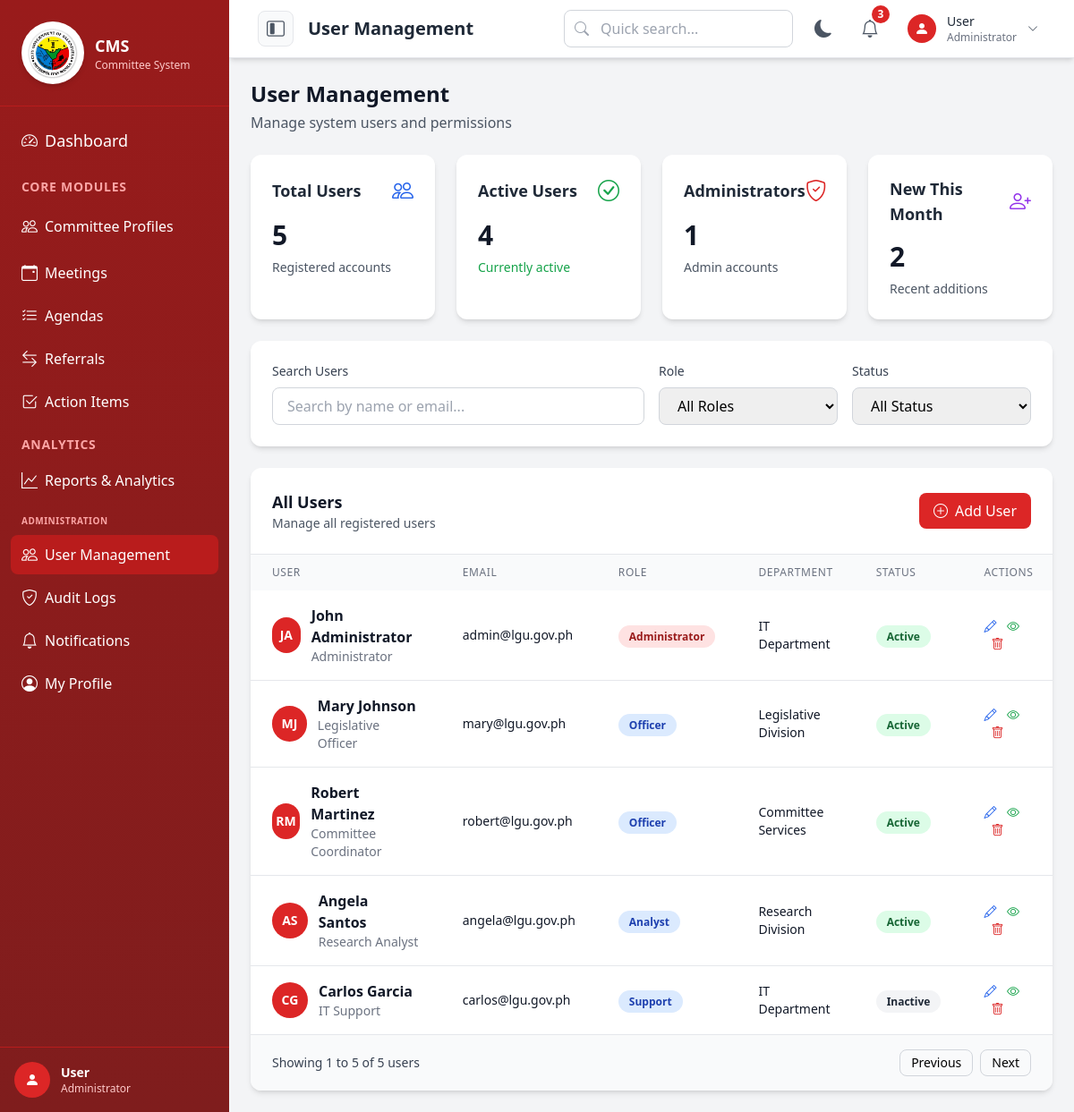
The page /public/pages/user-management/index.php?tab=settings (signed in) on the database its author committed.
### tables this page shows
CREATE TABLE IF NOT EXISTS `roles` (
  `role_id` INT AUTO_INCREMENT PRIMARY KEY,
  `role_name` VARCHAR(50) NOT NULL UNIQUE,
  `description` TEXT,
  `permissions` JSON,
  `created_at` TIMESTAMP DEFAULT CURRENT_TIMESTAMP,
  `updated_at` TIMESTAMP DEFAULT CURRENT_TIMESTAMP ON UPDATE CURRENT_TIMESTAMP
);

### public/pages/user-management/index.php (the view, shortened to what this page needs)
<?php
require_once '../../../config/database.php';
$userId = $_SESSION['user_id'];
$roleQuery = "SELECT r.role_name FROM users u JOIN roles r ON u.role_id = r.role_id WHERE u.user_id = ?";
$roleStmt = $conn->prepare($roleQuery);
$roleStmt->bind_param("i", $userId);
$roleStmt->execute();
$roleResult = $roleStmt->get_result();
$users = [
    ['user_id' => 1, 'email' => 'admin@lgu.gov.ph', 'first_name' => 'John', 'last_name' => 'Administrator', 'phone' => '09123456789', 'department' => 'IT Department', 'position' => 'Administrator', 'is_active' => true, 'created_at' => '2025-01-15', 'role' => 'Administrator'],
    ['user_id' => 2, 'email' => 'mary@lgu.gov.ph', 'first_name' => 'Mary', 'last_name' => 'Johnson', 'phone' => '09234567890', 'department' => 'Legislative Division', 'position' => 'Legislative Officer', 'is_active' => true, 'created_at' => '2025-02-10', 'role' => 'Officer'],
    ['user_id' => 3, 'email' => 'robert@lgu.gov.ph', 'first_name' => 'Robert', 'last_name' => 'Martinez', 'phone' => '09345678901', 'department' => 'Committee Services', 'position' => 'Committee Coordinator', 'is_active' => true, 'created_at' => '2025-03-05', 'role' => 'Officer'],
    ['user_id' => 4, 'email' => 'angela@lgu.gov.ph', 'first_name' => 'Angela', 'last_name' => 'Santos', 'phone' => '09456789012', 'department' => 'Research Division', 'position' => 'Research Analyst', 'is_active' => true, 'created_at' => '2025-04-12', 'role' => 'Analyst'],
    ['user_id' => 5, 'email' => 'carlos@lgu.gov.ph', 'first_name' => 'Carlos', 'last_name' => 'Garcia', 'phone' => '09567890123', 'department' => 'IT Department', 'position' => 'IT Support', 'is_active' => false, 'created_at' => '2025-05-20', 'role' => 'Support'],
];
include '../../includes/header.php';
?>
<div class="mb-6 animate-fade-in">
    <h1 class="text-2xl font-bold text-gray-900">User Management</h1>
    <p class="text-gray-600 mt-1">Manage system users and permissions</p>
</div>
<div class="grid grid-cols-1 md:grid-cols-4 gap-6 mb-6">
    <div class="bg-white rounded-xl shadow-md p-6 animate-fade-in-up animation-delay-100">
        <div class="flex items-center justify-between mb-4">
            <h3 class="text-lg font-bold text-gray-800">Total Users</h3>
            <i class="bi bi-people text-2xl text-blue-600"></i>
        </div>
        <p class="text-3xl font-bold text-gray-900"><?php echo count($users); ?></p>
        <p class="text-sm text-gray-600 mt-2">Registered accounts</p>
    </div>
    <div class="bg-white rounded-xl shadow-md p-6 animate-fade-in-up animation-delay-200">
        <div class="flex items-center justify-between mb-4">
            <h3 class="text-lg font-bold text-gray-800">Active Users</h3>
            <i class="bi bi-check-circle text-2xl text-green-600"></i>
        </div>
        <p class="text-3xl font-bold text-gray-900">
            <?php echo count(array_filter($users, fn($u) => $u['is_active'])); ?>
        </p>
        <p class="text-sm text-green-600 mt-2">Currently active</p>
    </div>
    <div class="bg-white rounded-xl shadow-md p-6 animate-fade-in-up animation-delay-300">
        <div class="flex items-center justify-between mb-4">
            <h3 class="text-lg font-bold text-gray-800">Administrators</h3>
            <i class="bi bi-shield-check text-2xl text-red-600"></i>
        </div>
        <p class="text-3xl font-bold text-gray-900">
            <?php echo count(array_filter($users, fn($u) => $u['role'] === 'Administrator')); ?>
        </p>
        <p class="text-sm text-gray-600 mt-2">Admin accounts</p>
    </div>
    <div class="bg-white rounded-xl shadow-md p-6 animate-fade-in-up animation-delay-400">
        <div class="flex items-center justify-between mb-4">
            <h3 class="text-lg font-bold text-gray-800">New This Month</h3>
            <i class="bi bi-person-plus text-2xl text-purple-600"></i>
        </div>
        <p class="text-3xl font-bold text-gray-900">2</p>
        <p class="text-sm text-gray-600 mt-2">Recent additions</p>
    </div>
</div>
<div class="bg-white rounded-xl shadow-md p-6 mb-6 animate-fade-in-up animation-delay-500">
    <div class="grid grid-cols-1 md:grid-cols-4 gap-4">
        <div class="md:col-span-2">
            <label class="block text-sm font-medium text-gray-700 mb-2">Search Users</label>
            <input type="text" id="searchUsers" placeholder="Search by name or email..."
                class="w-full px-4 py-2 border border-gray-300 rounded-lg focus:ring-2 focus:ring-red-600 focus:border-transparent text-base">
        </div>
        <div>
            <label class="block text-sm font-medium text-gray-700 mb-2">Role</label>
            <select id="filterRole"
                class="w-full px-4 py-2 border border-gray-300 rounded-lg focus:ring-2 focus:ring-red-600 focus:border-transparent">
                <option value="">All Roles</option>
            </select>
        </div>
        <div>
            <label class="block text-sm font-medium text-gray-700 mb-2">Status</label>
            <select id="filterStatus"
                class="w-full px-4 py-2 border border-gray-300 rounded-lg focus:ring-2 focus:ring-red-600 focus:border-transparent">
                <option value="">All Status</option>
            </select>
        </div>
    </div>
</div>
<div class="bg-white rounded-xl shadow-md overflow-hidden animate-fade-in-up animation-delay-600">
    <div class="p-6 border-b border-gray-200 flex items-center justify-between">
        <div>
            <h2 class="text-lg font-bold text-gray-900">All Users</h2>
            <p class="text-sm text-gray-600">Manage all registered users</p>
        </div>
        <button onclick="alert('Create user feature coming soon')"
            class="bg-red-600 hover:bg-red-700 text-white px-4 py-2 rounded-lg font-medium transition-colors flex items-center gap-2">
            <i class="bi bi-plus-circle"></i>
            Add User
        </button>
    </div>
    <div class="overflow-x-auto">
        <table class="w-full">
            <thead class="bg-gray-50">
                <tr>
                    <th class="px-6 py-3 text-left text-xs font-medium text-gray-500 uppercase tracking-wider">User</th>
                    <th class="px-6 py-3 text-left text-xs font-medium text-gray-500 uppercase tracking-wider">Email
                    </th>
                    <th class="px-6 py-3 text-left text-xs font-medium text-gray-500 uppercase tracking-wider">Role</th>
                    <th class="px-6 py-3 text-left text-xs font-medium text-gray-500 uppercase tracking-wider">
                        Department</th>
                    <th class="px-6 py-3 text-left text-xs font-medium text-gray-500 uppercase tracking-wider">Status
                    </th>
                    <th class="px-6 py-3 text-left text-xs font-medium text-gray-500 uppercase tracking-wider">Actions
                    </th>
                </tr>
            </thead>
            <tbody class="divide-y divide-gray-200">
                <?php foreach ($users as $user): ?>
                    <tr class="hover:bg-gray-50 transition">
                        <td class="px-6 py-4">
                            <div class="flex items-center">
                                <div
                                    class="bg-red-600 text-white rounded-full w-10 h-10 flex items-center justify-center font-bold text-sm mr-3">
                                    <?php echo strtoupper(substr($user['first_name'][0], 0, 1) . substr($user['last_name'][0], 0, 1)); ?>
                                </div>
                                <div>
                                    <p class="font-semibold text-gray-900">
                                        <?php echo htmlspecialchars($user['first_name'] . ' ' . $user['last_name']); ?>
                                    </p>
                                    <p class="text-sm text-gray-500"><?php echo htmlspecialchars($user['position']); ?></p>
                                </div>
                            </div>
                        </td>
                        <td class="px-6 py-4 text-sm text-gray-900"><?php echo htmlspecialchars($user['email']); ?></td>
                        <td class="px-6 py-4">
                            <span
                                class="px-3 py-1 text-xs font-semibold rounded-full <?php echo $user['role'] === 'Administrator' ? 'bg-red-100 text-red-800' : 'bg-blue-100 text-blue-800'; ?>">
                                <?php echo htmlspecialchars($user['role']); ?>
                            </span>
                        </td>
                        <td class="px-6 py-4 text-sm text-gray-900"><?php echo htmlspecialchars($user['department']); ?>
                        </td>
                        <td class="px-6 py-4">
                            <span
                                class="px-3 py-1 text-xs font-semibold rounded-full <?php echo $user['is_active'] ? 'bg-green-100 text-green-800' : 'bg-gray-100 text-gray-800'; ?>">
                                <?php echo $user['is_active'] ? 'Active' : 'Inactive'; ?>
                            </span>
                        </td>
                        <td class="px-6 py-4 text-sm space-x-2">
                            <button onclick="editUser(<?php echo $user['user_id']; ?>)"
                                class="text-blue-600 hover:text-blue-700" title="Edit">
                                <i class="bi bi-pencil"></i>
                            </button>
                            <button onclick="viewUser(<?php echo $user['user_id']; ?>)"
                                class="text-green-600 hover:text-green-700" title="View">
                                <i class="bi bi-eye"></i>
                            </button>
                            <button onclick="deleteUser(<?php echo $user['user_id']; ?>)"
                                class="text-red-600 hover:text-red-700" title="Delete">
                                <i class="bi bi-trash"></i>
                            </button>
                        </td>
                    </tr>
                <?php endforeach; ?>
            </tbody>
        </table>
    </div>
    <div class="bg-gray-50 px-6 py-4 flex items-center justify-between border-t border-gray-200">
        <div class="text-sm text-gray-700">
            Showing <span class="font-medium">1</span> to <span class="font-medium"><?php echo count($users); ?></span>
            of <span class="font-medium"><?php echo count($users); ?></span> users
        </div>
        <div class="flex gap-2">
            <button class="px-3 py-1 text-sm border border-gray-300 rounded-lg hover:bg-gray-100">Previous</button>
            <button class="px-3 py-1 text-sm border border-gray-300 rounded-lg hover:bg-gray-100">Next</button>
        </div>
    </div>
</div>
<?php include '../../includes/footer.php'; ?>

### public/assets/css/system-styles.css (style rules this page uses)
* { scrollbar-width: thin; scrollbar-color: #94a3b8 #f1f5f9; }
.animate-fade-in { animation: fade-in 0.6s ease-out; }
.animate-fade-in-up { animation: fade-in-up 0.6s ease-out; }
.animation-delay-100 { animation-delay: 100ms; }
.animation-delay-200 { animation-delay: 200ms; }
.animation-delay-300 { animation-delay: 300ms; }
.animation-delay-400 { animation-delay: 400ms; }
.animation-delay-500 { animation-delay: 500ms; }
.animation-delay-600 { animation-delay: 600ms; }
:root { --primary-red: #dc2626; --primary-red-hover: #b91c1c; --primary-red-light: #fee2e2; --gray-50: #f9fafb; --gray-100: #f3f4f6; --gray-200: #e5e7eb; --gray-300: #d1d5db; --gray-600: #4b5563; --gray-700: #374151; --gray-800: #1f2937; --gray-900: #111827; }

### public/assets/css/styles-updated.css (style rules this page uses)
.animate-fade-in { animation: fade-in 0.6s ease-out; }
.animate-fade-in-up { animation: fade-in-up 0.6s ease-out; }
.animation-delay-100 { animation-delay: 100ms; }
.animation-delay-200 { animation-delay: 200ms; }
.animation-delay-300 { animation-delay: 300ms; }
.animation-delay-400 { animation-delay: 400ms; }
.animation-delay-500 { animation-delay: 500ms; }
.animation-delay-600 { animation-delay: 600ms; }
* { scrollbar-width: thin; scrollbar-color: #c1c1c1 #f1f1f1; }
* { transition-property: color, background-color, border-color; transition-duration: 200ms; }

### rows shown on the page
roles: role_name "1", role_name "JA", role_name "John Administrator", role_name "Administrator", email "admin@lgu.gov.ph", department "IT Department", shows "Active"

### other values the page prints
$userName "User"
$pageTitle "User Management"
$dummyUnreadCount "3"
count($users) "5"
count(array_filter($users, fn($u) => $u['is_active'])) "4"
$user['first_name'] . ' ' . $user['last_name'] "Mary Johnson"
$user['position'] "Legislative Officer"
$user['email'] "mary@lgu.gov.ph"
$user['role'] "Officer"
$user['department'] "Legislative Division"
$user['first_name'] . ' ' . $user['last_name'] "Robert Martinez"
$user['position'] "Committee Coordinator"
$user['email'] "robert@lgu.gov.ph"
$user['department'] "Committee Services"
$user['first_name'] . ' ' . $user['last_name'] "Angela Santos"
